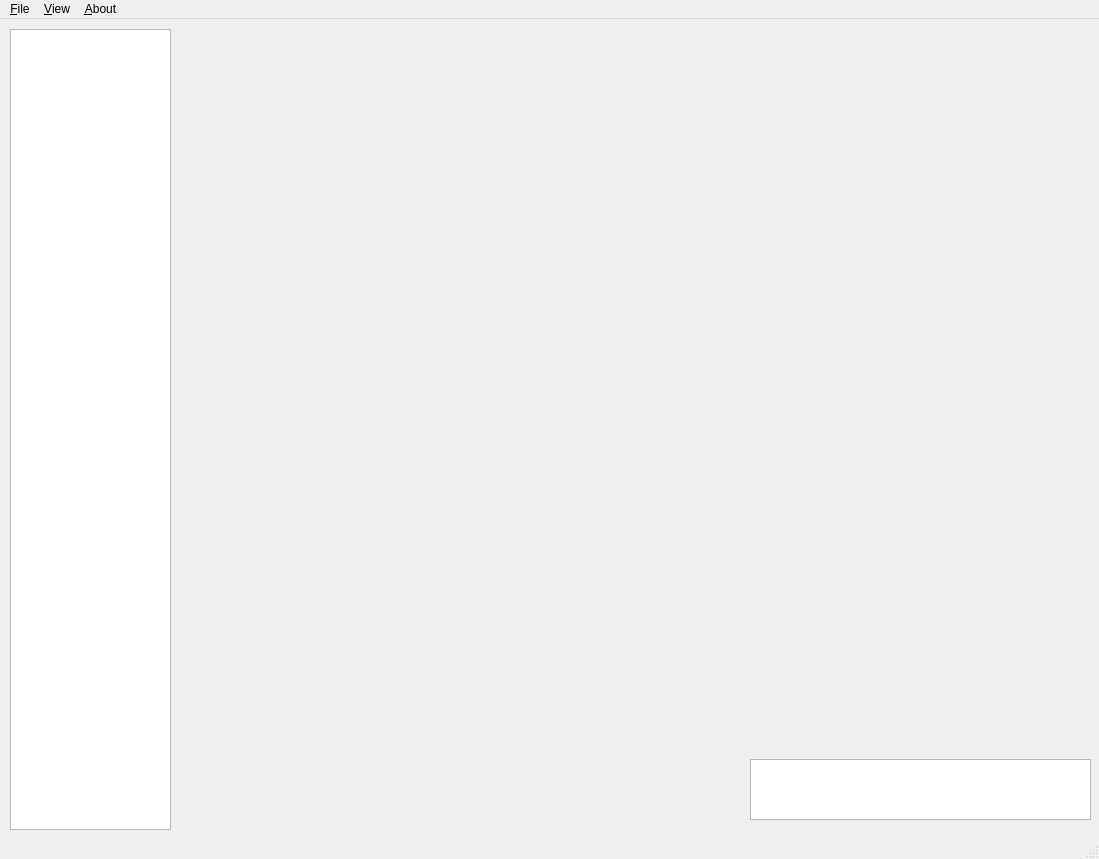
<?xml version="1.0" encoding="UTF-8"?>
<ui version="4.0">
 <class>MainWindow</class>
 <widget class="QMainWindow" name="MainWindow">
  <property name="geometry">
   <rect>
    <x>0</x>
    <y>0</y>
    <width>1099</width>
    <height>859</height>
   </rect>
  </property>
  <property name="windowTitle">
   <string>MainWindow</string>
  </property>
  <widget class="QWidget" name="centralwidget">
   <widget class="QTableView" name="tableView">
    <property name="geometry">
     <rect>
      <x>10</x>
      <y>10</y>
      <width>161</width>
      <height>801</height>
     </rect>
    </property>
    <property name="font">
     <font>
      <pointsize>10</pointsize>
     </font>
    </property>
   </widget>
   <widget class="QListView" name="listView">
    <property name="geometry">
     <rect>
      <x>750</x>
      <y>740</y>
      <width>341</width>
      <height>61</height>
     </rect>
    </property>
   </widget>
   <widget class="QWidget" name="horizontalLayoutWidget">
    <property name="geometry">
     <rect>
      <x>310</x>
      <y>740</y>
      <width>321</width>
      <height>71</height>
     </rect>
    </property>
    <layout class="QHBoxLayout" name="main_layout"/>
   </widget>
   <widget class="QWidget" name="horizontalLayoutWidget_2">
    <property name="geometry">
     <rect>
      <x>190</x>
      <y>10</y>
      <width>901</width>
      <height>501</height>
     </rect>
    </property>
    <layout class="QHBoxLayout" name="triplayout"/>
   </widget>
   <widget class="QWidget" name="horizontalLayoutWidget_3">
    <property name="geometry">
     <rect>
      <x>190</x>
      <y>520</y>
      <width>901</width>
      <height>201</height>
     </rect>
    </property>
    <layout class="QHBoxLayout" name="entrieslayout"/>
   </widget>
  </widget>
  <widget class="QMenuBar" name="menubar">
   <property name="geometry">
    <rect>
     <x>0</x>
     <y>0</y>
     <width>1099</width>
     <height>23</height>
    </rect>
   </property>
   <widget class="QMenu" name="menuFile">
    <property name="title">
     <string>&amp;File</string>
    </property>
    <addaction name="actionOpen_db"/>
    <addaction name="actionExit"/>
   </widget>
   <widget class="QMenu" name="menuView">
    <property name="title">
     <string>&amp;View</string>
    </property>
    <addaction name="actionOptions"/>
   </widget>
   <widget class="QMenu" name="menuAbout">
    <property name="title">
     <string>&amp;About</string>
    </property>
   </widget>
   <addaction name="menuFile"/>
   <addaction name="menuView"/>
   <addaction name="menuAbout"/>
  </widget>
  <widget class="QStatusBar" name="statusbar"/>
  <action name="actionOpen_db">
   <property name="text">
    <string>&amp;Open db</string>
   </property>
  </action>
  <action name="actionExit">
   <property name="text">
    <string>E&amp;xit</string>
   </property>
  </action>
  <action name="actionOptions">
   <property name="text">
    <string>&amp;Options</string>
   </property>
  </action>
 </widget>
 <resources/>
 <connections/>
</ui>
